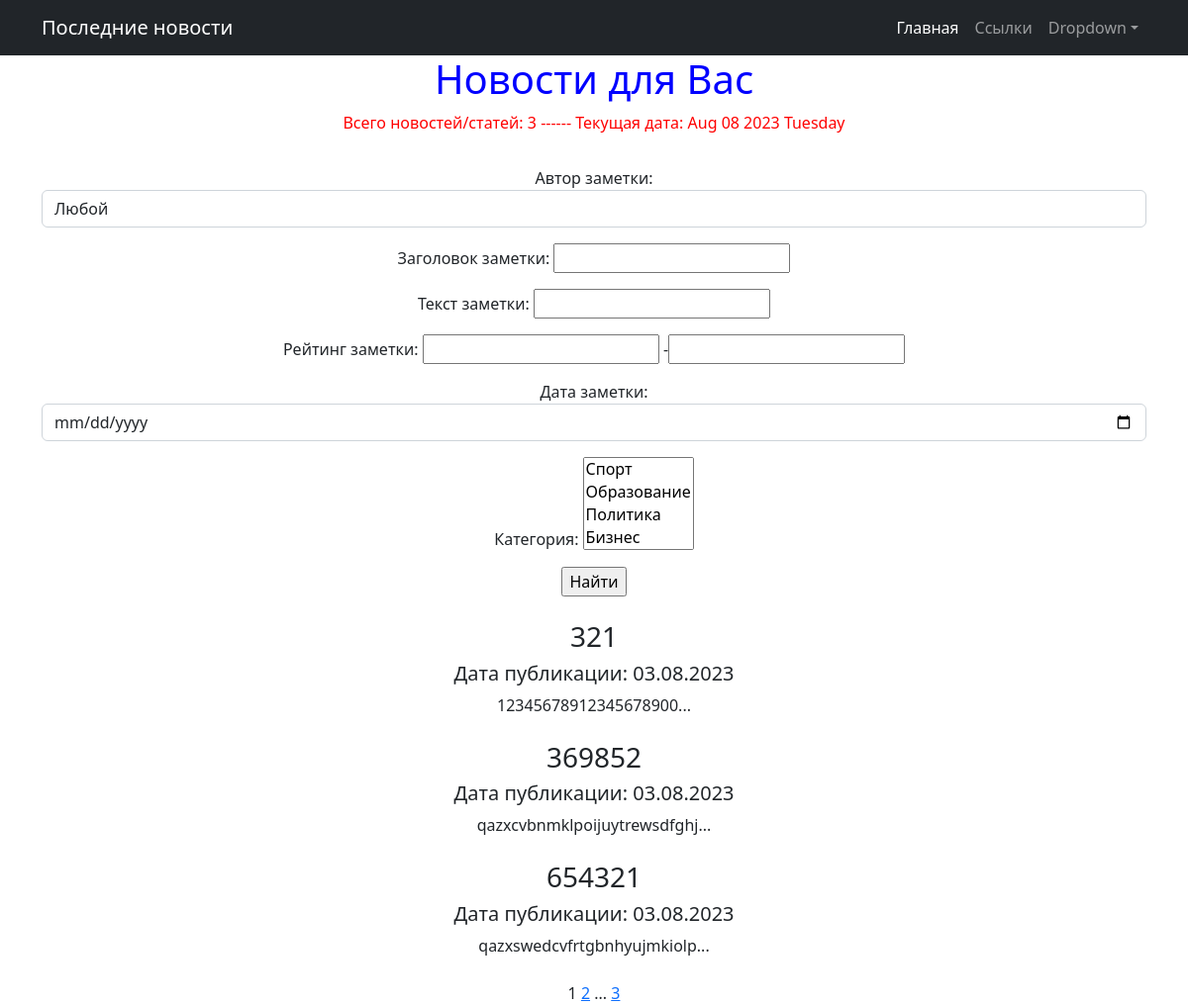
Page /news/search/ on the earlier database version.
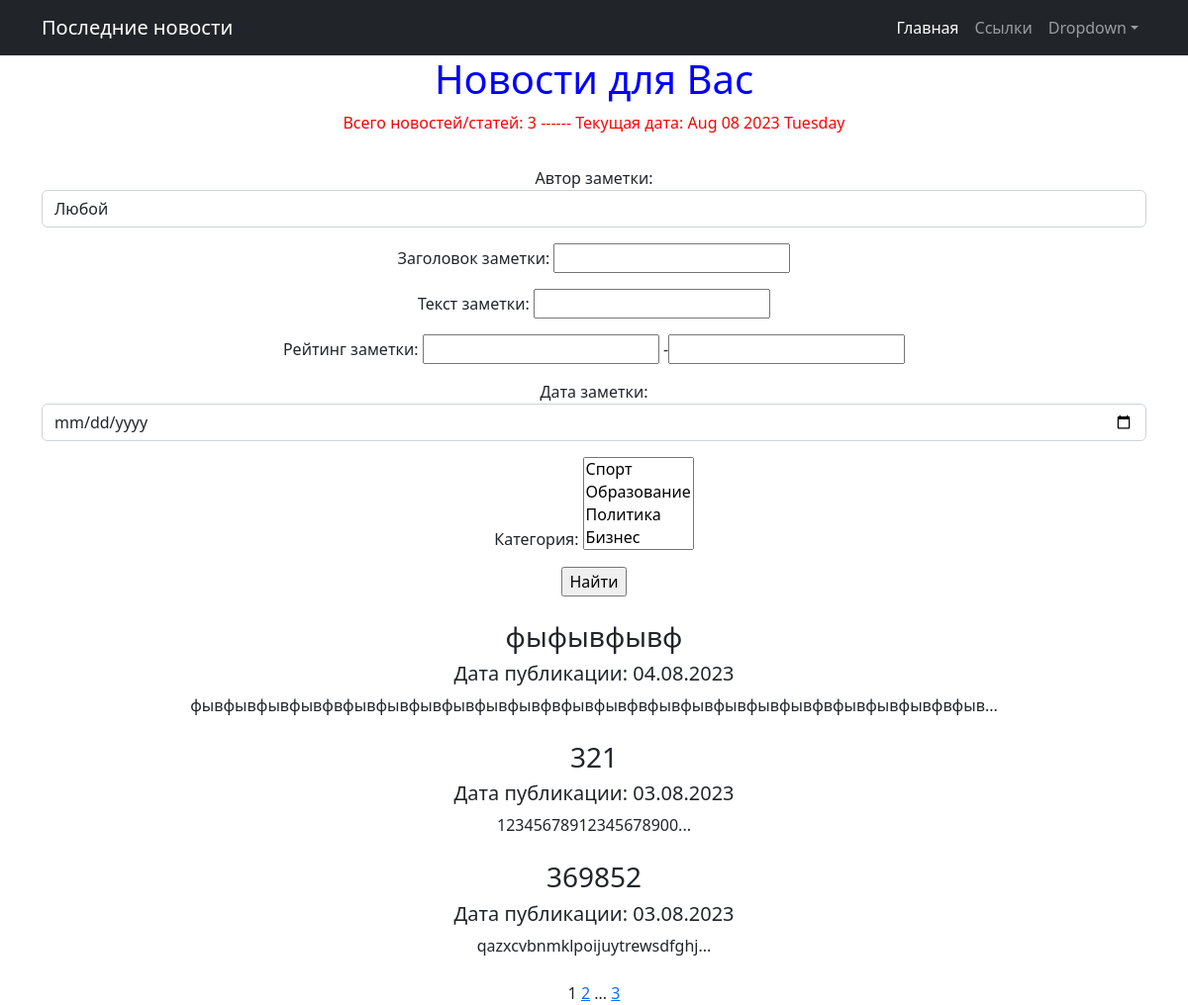
Same page on the later database version.
### newsportalapp/models.py (models this page shows, shortened)
class Post(models.Model):
    post_author = models.ForeignKey(Author, on_delete=models.CASCADE)          # - связь «один ко многим» с моделью Author;
    post_type = models.CharField(max_length=2, choices=POSTTYPE) #, default='N')  # - поле с выбором — «статья» или «новость»;
    post_date = models.DateTimeField(auto_now_add=datetime.now())     # - автоматически добавляемая дата и время создания;
    post_category = models.ManyToManyField(Category, through='PostCategory')   # - связь «многие ко многим» с моделью Category(с дополнительной моделью PostCategory);
    post_title = models.CharField(max_length=124)                              # - заголовок статьи / новости;
    post_text = models.TextField()                                             # - текст статьи / новости;
    post_rating = models.IntegerField()                # - рейтинг статьи / новости.
    def preview(self):
        return str(self.post_text)[0:125] + '...'

### newsportalapp/views.py (the view)
# urls.py: path('search/', PostSearch.as_view(), name='post_search'),
class PostSearch(ListView):
    model = Post
    ordering = '-post_date'
    template_name = 'news_search.html'
    context_object_name = 'news'
    paginate_by = 3  # вот так мы можем указать количество записей на странице
    def get_queryset(self):
        queryset = super().get_queryset()
        self.filterset = PostFilter(self.request.GET, queryset)
        return self.filterset.qs
    def get_context_data(self, **kwargs):
        context = super().get_context_data(**kwargs)
        context['filterset'] = self.filterset
        context['time_now'] = datetime.utcnow()
        return context

### newsportalapp/models.py (called while the page is built)
    def __str__(self):
        return self.category_name

    def __str__(self):
        return self.author_user.username

### newsportalapp/templatetags/custom_filters.py (called while the page is built)
@register.filter()
def censor(value):
    if type(value) != str:
        raise ValueError("Применять данный фильтр следует к строке!")
    try:
        value_list = value.split()
        value_list_c = value_list.copy()
        for i in range(len(FAILED_WORDS)):  # перебираем список запрещенных слов
            j = 0
            for value_list_word in value_list_c:            # перебираем слова из проверяемого текста
                if value_list_word == FAILED_WORDS[i]:     # если находим совпадение
                    value_list_word_new = value_list_word[:1:1] + '*'*(len(value_list_word)-1)
                    value_list.insert(j, value_list_word_new)
                    value_list.pop(j+1)
                j += 1
    except ValueError as error:
        print(error)
    else:
        value_new = ' '.join(value_list)
        return f'{value_new}'

### newsportalapp/templatetags/custom_tags.py (called while the page is built)
@register.simple_tag()
def current_time(format_string='%b %d %Y %A'):
   return datetime.utcnow().strftime(format_string)

### templates/news_search.html (shortened to what this page needs)
{% extends 'flatpages/default.html' %}
{% load custom_filters %}
{% load custom_tags %}
{% block content %}
   <h1><span style = "color: blue"> Новости для Вас </span></h1>
   <span style = "color: red"> Всего новостей/статей: {{ news|length }} ------ Текущая дата: {% current_time '%b %d %Y %A' %}</span>
   <br>
   <form action="" method="get">
       {{ filterset.form.as_p }}
       <input type="submit" value="Найти" />
       <br>
       <br>
   </form>
   {% if news %}
      {% for serv in object_list %}
          <tr><td><h3>{{ serv.post_title|censor }}</h3></td></tr>
          <tr><td><h5>Дата публикации: {{ serv.post_date|date:"d.m.Y" }}</h5></td></tr>
          <tr><td>{{ serv.preview|censor|truncatewords:20 }}</td></tr>
          <br><br>
      {% endfor %}
   {% else %}
      <h2>Ничего не найдено!</h2>
   {% endif %}
   {{ page_obj.number }}
   {% if page_obj.has_next %}
       <a href="?{% url_replace page=page_obj.next_page_number %}">{{ page_obj.next_page_number }}</a>
       {% if paginator.num_pages != page_obj.next_page_number %}
           ...
           <a href="?{% url_replace page=page_obj.paginator.num_pages %}">{{ page_obj.paginator.num_pages }}</a>
       {% endif %}
   {% endif %}
{% endblock content %}

Differences in the rows shown:
no longer on this page (row edited): Post: post_title|censor "654321", post_date "03.08.2023", preview|censor "qazxswedcvfrtgbnhyujmkiolp..."
added Post: post_title|censor "фыфывфывф", post_date "04.08.2023", preview|censor "фывфывфывфывфвфывфывфывфывфывфывфвфывфывфвфывфывфывфывфывфвфывфывфывфвфыв..."
